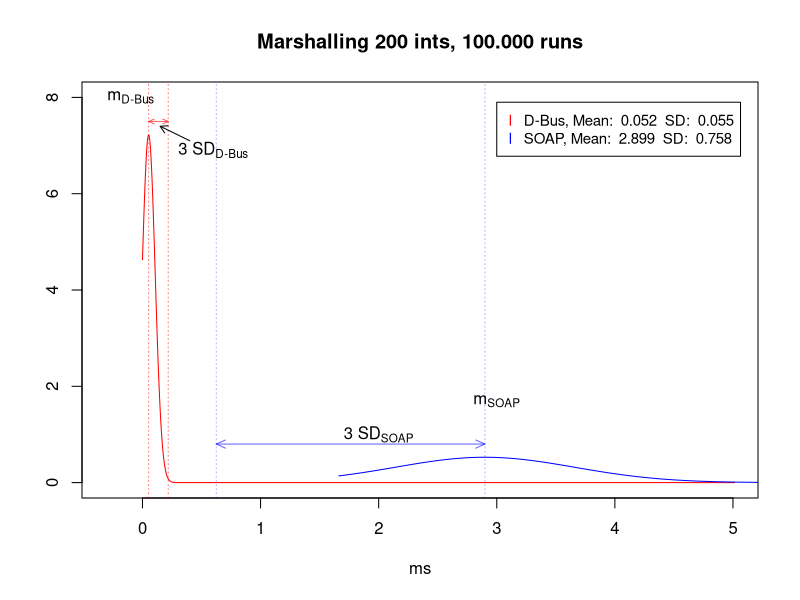

This figure's R source:
soap <- read.csv("soap200.csv", header=T)
dbus <- read.csv("dbus200.csv", header=T)

attach(soap)
attach(dbus)
sortedSoap <- sort(Send)
sortedDbus <- sort(Marshal.with.known.signature)

dsd <- sd(sortedDbus)
ssd <- sd(sortedSoap)
dmean <- mean(sortedDbus)
smean <- mean(sortedSoap)
plot(sortedDbus, dnorm(sortedDbus, mean=dmean,sd=dsd), ylim=c(0,8), xlim=c(-.3,5),type="l", col="red",ann=F)
lines(sortedSoap, dnorm(sortedSoap,mean=smean,sd=ssd),type="l", col="blue")


abline(v=smean-3*ssd, col=rgb(0,0,1, 0.3), lty=3)
abline(v=smean, col=rgb(0,0,1, 0.3), lty=3)
abline(v=dmean, col=rgb(1,0,0,0.5), lty=3)
abline(v=dmean+3*dsd, col=rgb(1,0,0,0.5), lty=3)
title(main="Marshalling 200 ints, 100.000 runs", xlab="ms")

text(-.1,8, expression("m"["D-Bus"]))
text(3,1.7, expression("m"["SOAP"]))
text(2,1, expression("3 SD"["SOAP"]))
text(0.6,6.9, expression("3 SD"["D-Bus"]))
arrows(0.4,7.1, x1=0.15,y1=7.4, length=.08)

dy <- 7.5
sy <- .8
arrows(smean-3*ssd, sy, x1=smean, sy, code=3, angle=24, length=0.1, col=rgb(0,0,1, 0.6))
arrows(dmean, dy, x1=dmean+3*dsd, dy, code=3, angle=24, length=0.06, col=rgb(1,0,0, 0.6))

legend(3,7.9, 
  c(
    paste("D-Bus, Mean: ",format(dmean, digits=2), " SD: ", format(dsd, digits=2)),
    paste("SOAP, Mean: ",format(smean, digits=4)," SD: ",format(ssd,  digits=3))
  ), col=c("red","blue"), pch="l", cex=0.9)

